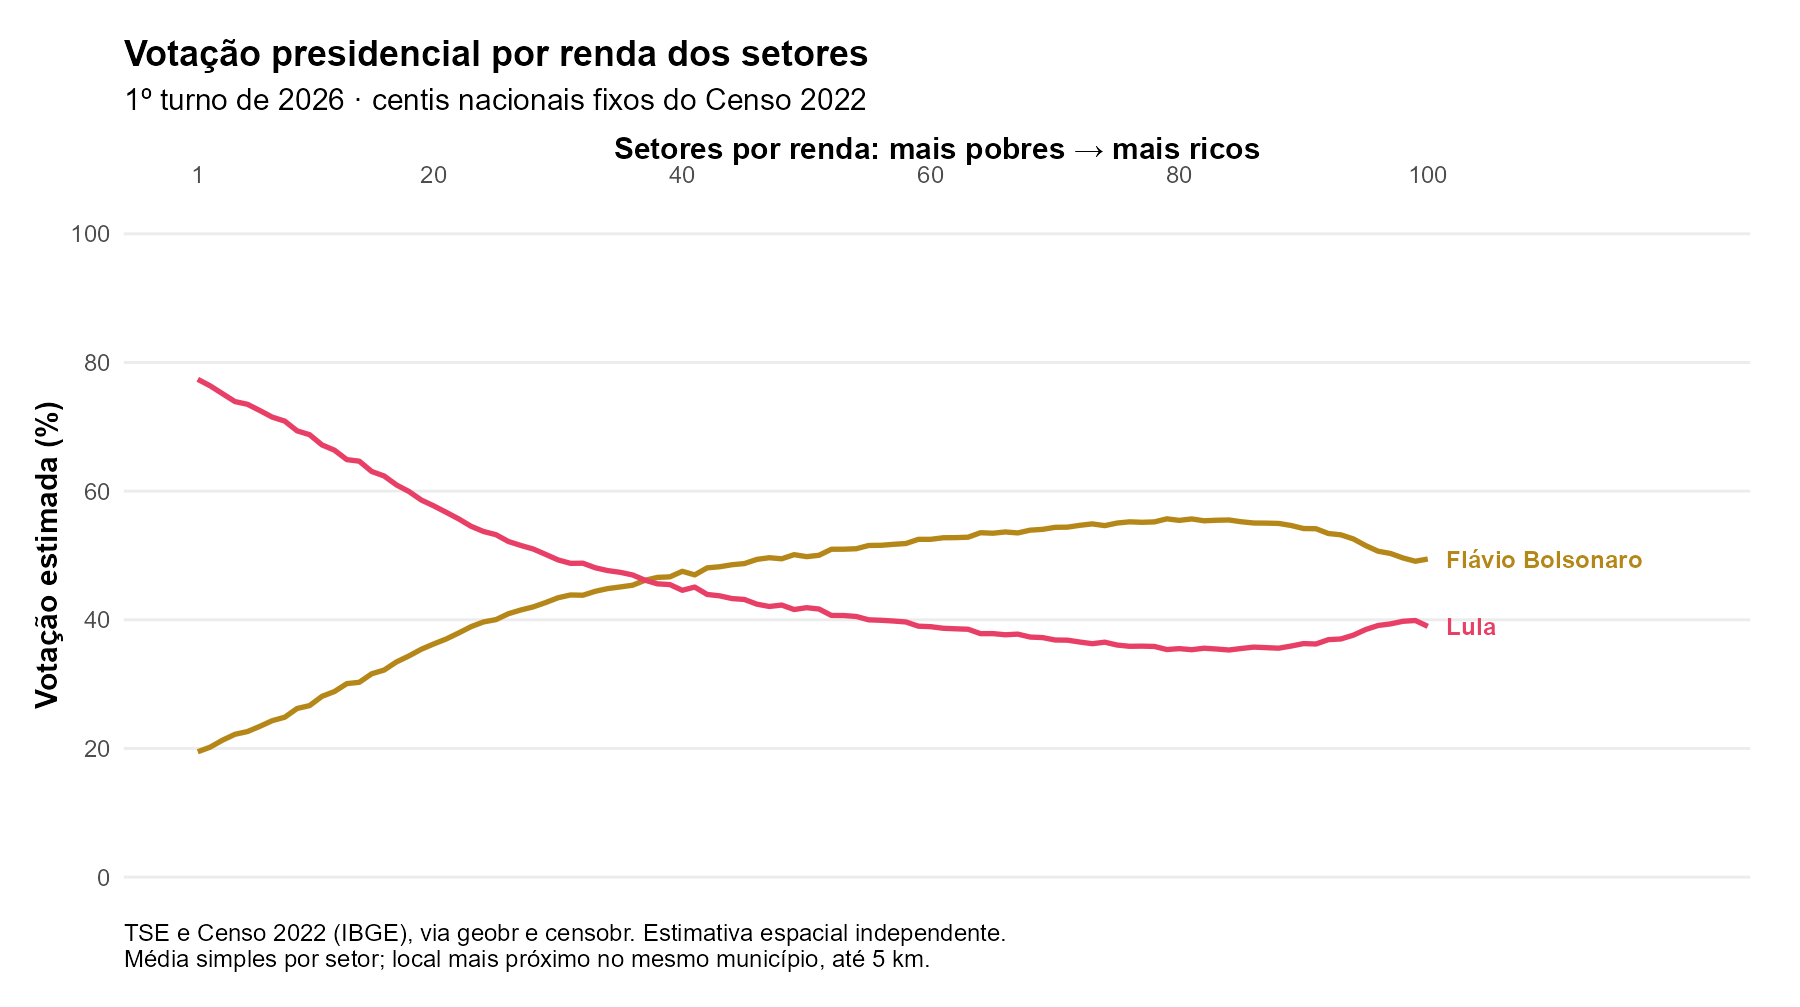

Reproduce this figure in R.
# Static preview only; the interactive explorer includes all certified candidates.
if (.Platform$OS.type == "windows" && !isTRUE(l10n_info()[["UTF-8"]]))
  invisible(Sys.setlocale("LC_CTYPE", ".UTF-8"))
suppressPackageStartupMessages({library(ggplot2); library(jsonlite)})
snapshot <- read_json("posts/explorador-eleitoral/data/series/2026-1-1-BR.json", simplifyVector = TRUE)
stopifnot(snapshot$metadata$vote_audit$status == "reconciled", snapshot$metadata$vote_audit$difference == 0)
points <- subset(snapshot$points, candidate_id %in% c("13", "22"))
points$candidate <- ifelse(points$candidate_id == "13", "Lula", "Flávio Bolsonaro")
labels <- subset(points, centil == 100)
figure <- ggplot(points, aes(centil, votacao, color = candidate)) +
  geom_line(linewidth = 1) +
  geom_text(data = labels, aes(label = candidate), hjust = 0, nudge_x = 1.5,
            size = 3.4, fontface = "bold", show.legend = FALSE) +
  scale_color_manual(values = c("Lula" = "#e83f66", "Flávio Bolsonaro" = "#b48718")) +
  scale_x_continuous(position = "top", breaks = c(1,20,40,60,80,100), limits = c(1,120)) +
  scale_y_continuous(limits = c(0,100), breaks = seq(0,100,20)) +
  labs(title = "Votação presidencial por renda dos setores",
    subtitle = "1º turno de 2026 · centis nacionais fixos do Censo 2022",
    x = "Setores por renda: mais pobres → mais ricos", y = "Votação estimada (%)",
    caption = "TSE e Censo 2022 (IBGE), via geobr e censobr. Estimativa espacial independente.\nMédia simples por setor; local mais próximo no mesmo município, até 5 km.") +
  theme_minimal(base_size = 12, base_family = "Arial") +
  theme(legend.position = "none", panel.grid.minor = element_blank(),
    panel.grid.major.x = element_blank(), panel.grid.major.y = element_line(color = "#ececec"),
    plot.title = element_text(face = "bold"), plot.caption = element_text(hjust = 0),
    plot.margin = margin(16,20,14,14), axis.title = element_text(face = "bold"))
ggsave("posts/explorador-eleitoral/thumbnail.png", figure, width = 10, height = 5.6,
       dpi = 180, bg = "white")
